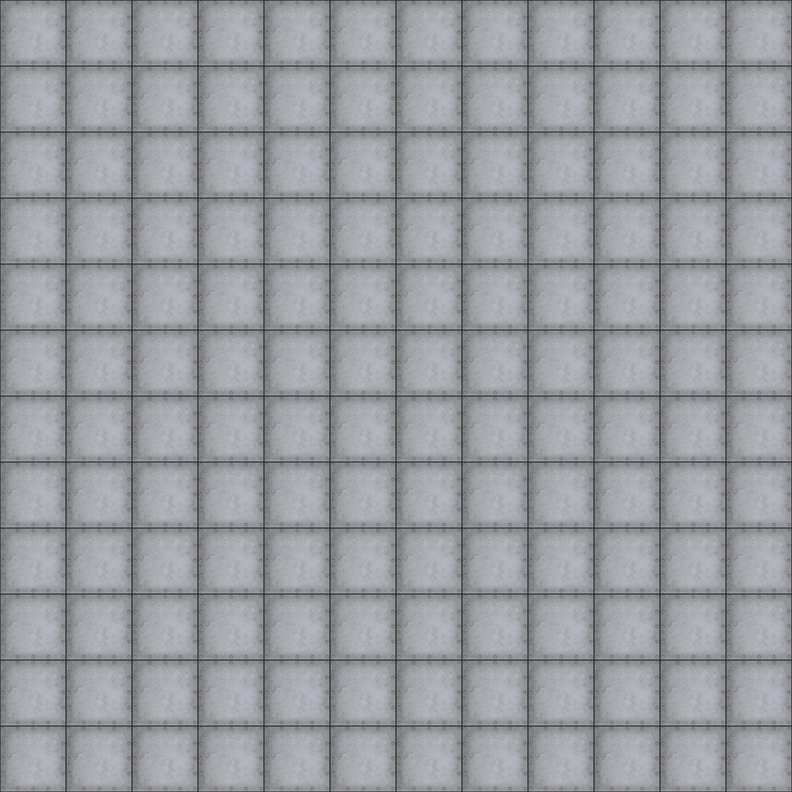

A 2D game scene composited from a Tiled map and its tileset images. What follows is a short description and the map's XML, with every tile layer's data as written:
An orthogonal 12x12 tile map with 66x66 px tiles, 2 tile layers (Tile Layer 1, Tile Layer 2).

<map version="1.2" tiledversion="1.2.2" orientation="orthogonal" renderorder="right-down" width="12" height="12" tilewidth="66" tileheight="66" infinite="0" nextlayerid="3" nextobjectid="1">
 <tileset firstgid="1" name="defaulttile" tilewidth="66" tileheight="66" tilecount="1" columns="1">
   <image source="defaulttile.png" width="66" height="66" />
  </tileset>
 <layer id="1" name="Tile Layer 1" width="12" height="12">
  <data encoding="csv">
1,1,1,1,1,1,1,1,1,1,1,1,
1,1,1,1,1,1,1,1,1,1,1,1,
1,1,1,1,1,1,1,1,1,1,1,1,
1,1,1,1,1,1,1,1,1,1,1,1,
1,1,1,1,1,1,1,1,1,1,1,1,
1,1,1,1,1,1,1,1,1,1,1,1,
1,1,1,1,1,1,1,1,1,1,1,1,
1,1,1,1,1,1,1,1,1,1,1,1,
1,1,1,1,1,1,1,1,1,1,1,1,
1,1,1,1,1,1,1,1,1,1,1,1,
1,1,1,1,1,1,1,1,1,1,1,1,
1,1,1,1,1,1,1,1,1,1,1,1
</data>
 </layer>
 <layer id="2" name="Tile Layer 2" width="12" height="12">
  <data encoding="csv">
0,0,0,0,0,0,0,0,0,0,0,0,
0,0,0,0,0,0,0,0,0,0,0,0,
0,0,0,0,0,0,0,0,0,0,0,0,
0,0,0,0,0,0,0,0,0,0,0,0,
0,0,0,0,0,0,0,0,0,0,0,0,
0,0,0,0,0,0,0,0,0,0,0,0,
0,0,0,0,0,0,0,0,0,0,0,0,
0,0,0,0,0,0,0,0,0,0,0,0,
0,0,0,0,0,0,0,0,0,0,0,0,
0,0,0,0,0,0,0,0,0,0,0,0,
0,0,0,0,0,0,0,0,0,0,0,0,
0,0,0,0,0,0,0,0,0,0,0,0
</data>
 </layer>
</map>
